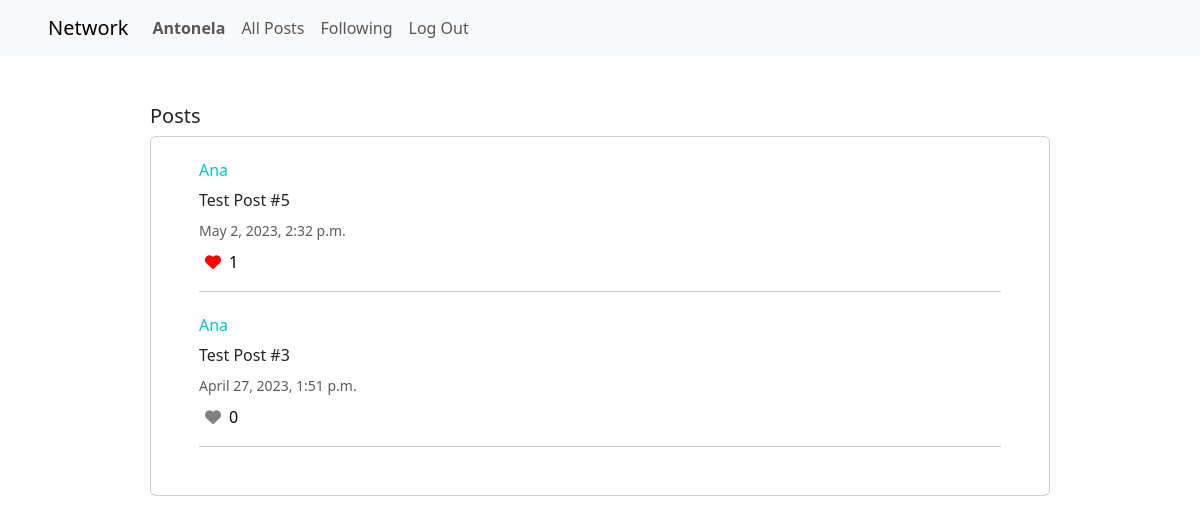
The page /posts_following (signed in) on the database its author committed.
### network/models.py (models this page shows, shortened)
class User(AbstractUser):
    id = models.AutoField(primary_key=True)
    profile_picture = models.ImageField(null=True, blank=True, upload_to="images/profile/")

class Post(models.Model):
    post_creator = models.ForeignKey(User, on_delete=models.CASCADE, related_name="creator", null=True)
    body = models.TextField(blank=False, null=False)
    timestamp = models.DateTimeField(auto_now_add=True)
    likes = models.ManyToManyField(User, related_name="post_likes", blank=True)
    dislikes = models.ManyToManyField(User, related_name="post_dislikes", blank=True)
    def total_likes(self):
        return self.likes.count()

### network/views.py (the view)
# urls.py: path("posts_following", views.posts_following, name="posts_following"),
def posts_following(request):
    me = UserProfile.objects.get(pk=request.user.id)
    me_following = me.following.all()
    posts = []
    followers_id = []
    for follower in me_following:
        followers_id.append(follower.id)
    all_posts = Post.objects.order_by("-timestamp").all()
    for post in all_posts:
        if post.post_creator.id in followers_id:
            posts.append(post)
    return render(request, "network/posts_following.html", {
        "me": me,
        "posts": posts,
    })

### network/templates/network/posts_following.html (shortened to what this page needs)
{% extends "network/layout.html" %}
{% load static %}
{% block body %}
<div class="col d-flex justify-content-center mt-5 mb-5" id="all_posts">
    <div class="col-lg-9">
        <h5>Posts</h5>
        <div id="all-posts" class="card posts px-5 pt-4 pb-4">
            {% for post in posts %}
            <div class="posts-div">
                {% if user.is_authenticated %}
                    <div>
                        <h6><a href="{% url 'network:user_profile' post.post_creator.id %}" style="text-decoration: none; color: #00C5CD;">{{ post.post_creator }}</a></h6>
                    </div>
                    {% else %}
                    <div>
                        <h6 style="text-decoration: none; color: #00C5CD;">{{ post.post_creator }}</h6>
                    </div>
                {% endif %}
                <div class="post-body mb-2">{{ post.body }}</div>
                <div style="font-size:14px" class="text-muted mb-2">{{ post.timestamp }}</div>
                {% if user.is_authenticated %}
                <button type="submit" class="like-button" data-liked="{{ post.id }}" id="post-like{{ post.id }}" name="" value="{{ post.id }}" style="border:0; background-color: transparent;">
                    {% if request.user in post.likes.all %}
                    <i style="color: red;" class="fa-solid fa-heart"></i><span class="ps-2" id="likes-number">{{ post.total_likes }}</span>
                    {% else %}
                    <i style="color: grey;" class="fa-solid fa-heart"></i><span class="ps-2" id="likes-number">{{ post.total_likes }}</span>
                    {% endif %}
                </button>
                {% endif %}
                <hr class="mb-4">
            </div>
            {% empty %}
                No Posts...
            {% endfor %}
        </div>
    </div>
</div>
{% endblock %}

### network/templates/network/layout.html (shortened to what this page needs)
{% load static %}
<!DOCTYPE html>
<html lang="en">
    <head>
        <link href="https://cdn.jsdelivr.net/npm/bootstrap@5.3.0-alpha2/dist/css/bootstrap.min.css" rel="stylesheet">
        <link href="{% static 'network/styles.css' %}" rel="stylesheet">
    </head>
    <body>
        <nav class="navbar navbar-expand-lg navbar-light bg-light px-5">
            <a class="navbar-brand" href="#">Network</a>
            <div>
              <ul class="navbar-nav mr-auto">
                {% if user.is_authenticated %}
                    <li class="nav-item">
                        <a class="nav-link" href="{% url 'network:user_profile' request.user.id %}"><strong>{{ user.username }}</strong></a>
                    </li>
                {% endif %}
                <li class="nav-item">
                  <a class="nav-link" href="{% url 'network:index' %}">All Posts</a>
                </li>
                {% if user.is_authenticated %}
                    <li class="nav-item">
                        <a class="nav-link" href="{% url 'network:posts_following' %}">Following</a>
                    </li>
                    <li class="nav-item">
                        <a class="nav-link" href="{% url 'network:logout' %}">Log Out</a>
                    </li>
                {% endif %}
              </ul>
            </div>
          </nav>
        <div class="body">
            {% block body %}
            {% endblock %}
        </div>
    </body>
</html>

### rows shown on the page
User: username "Antonela"
Post: post_creator "Ana", body "Test Post #5", timestamp "May 2, 2023, 2:32 p.m.", total_likes "1"
Post: post_creator "Ana", body "Test Post #3", timestamp "April 27, 2023, 1:51 p.m.", total_likes "0"
